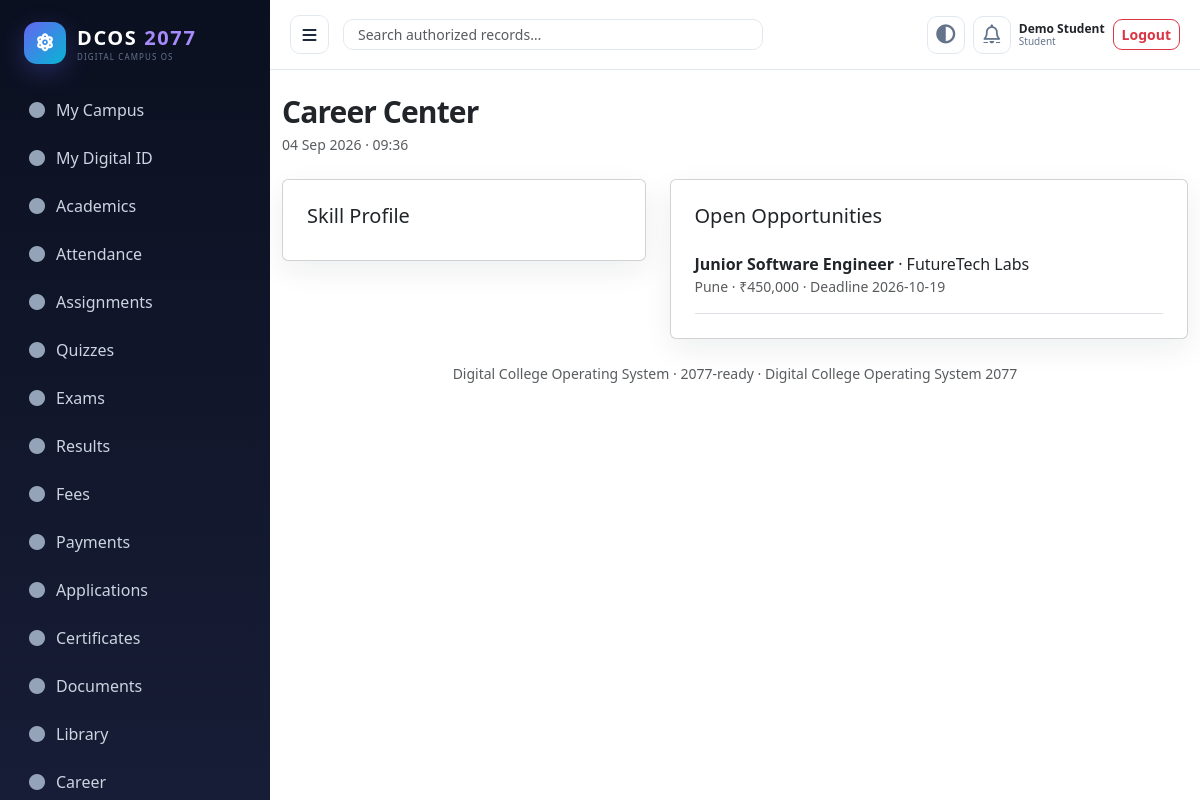
The app's page /student/career.php (signed in) with its own data.
### tables this page shows
CREATE TABLE jobs(id INT AUTO_INCREMENT PRIMARY KEY,company_id INT,title VARCHAR(180),location VARCHAR(120),package_amount DECIMAL(12,2),eligibility TEXT,deadline DATE,status VARCHAR(30) DEFAULT 'Open',FOREIGN KEY(company_id) REFERENCES companies(id));

CREATE TABLE companies(id INT AUTO_INCREMENT PRIMARY KEY,name VARCHAR(180),website VARCHAR(255),industry VARCHAR(120),contact_email VARCHAR(190),status VARCHAR(30) DEFAULT 'Active');

### config/database.php (called while the page is built)
<?php
function db(): PDO {
    static $pdo=null; if ($pdo) return $pdo;
    $host=getenv('CMS_DB_HOST') ?: '127.0.0.1'; $name=getenv('CMS_DB_NAME') ?: 'college_management';
    $user=getenv('CMS_DB_USER') ?: 'root'; $pass=getenv('CMS_DB_PASS') ?: '';
    $dsn="mysql:host={$host};dbname={$name};charset=utf8mb4";
    $pdo=new PDO($dsn,$user,$pass,[PDO::ATTR_ERRMODE=>PDO::ERRMODE_EXCEPTION,PDO::ATTR_DEFAULT_FETCH_MODE=>PDO::FETCH_ASSOC,PDO::ATTR_EMULATE_PREPARES=>false]);
    return $pdo;
}

### helpers/security.php (called while the page is built, shortened)
<?php
function e($v){return htmlspecialchars((string)$v,ENT_QUOTES,'UTF-8');}

### student/career.php (the view)
<?php require_once __DIR__.'/../includes/bootstrap.php';require_role('Student');$jobs=db()->query("SELECT j.*,c.name company FROM jobs j JOIN companies c ON c.id=j.company_id WHERE j.status='Open' ORDER BY j.deadline");$skills=db()->query('SELECT s.name,ss.level,ss.verified FROM student_skills ss JOIN skills s ON s.id=ss.skill_id JOIN students st ON st.id=ss.student_id WHERE st.user_id='.(int)actor_id());page_top('Career Center');?><div class='row g-4'><div class='col-lg-5'><div class='card p-4'><h5>Skill Profile</h5><?php foreach($skills as $s):?><div class='mb-3'><div class='d-flex justify-content-between'><span><?=e($s['name'])?></span><span><?=e($s['level'])?>/10</span></div><div class='progress'><div class='progress-bar' style='width:<?=min(100,(int)$s['level']*10)?>%'></div></div></div><?php endforeach;?></div></div><div class='col-lg-7'><div class='card p-4'><h5>Open Opportunities</h5><?php foreach($jobs as $j):?><div class='border-bottom py-3'><strong><?=e($j['title'])?></strong> · <?=e($j['company'])?><div class='small text-muted'><?=e($j['location'])?> · ₹<?=e(number_format($j['package_amount']))?> · Deadline <?=e($j['deadline'])?></div></div><?php endforeach;?></div></div></div><?php page_bottom(); ?>

### assets/css/app.css (style rules this page uses)
:root { --primary:#4f46e5;--primary2:#6366f1;--secondary:#0ea5e9;--success:#10b981;--warning:#f59e0b;--danger:#ef4444;--info:#06b6d4;--bg:#f8fafc;--panel:#fff;--ink:#1e293b;--muted:#64748b;--line:#e2e8f0;--dark:#0f172a;--sidebar:#0b1020;--sidebar2:#171d36;--radius:14px;--shadow:0 10px 30px rgba(15,23,42,.07);--shadow-lg:0 24px 70px rgba(15,23,42,.15) }
* { box-sizing:border-box }
html { scroll-behavior:smooth }
body { margin:0;background:var(--bg);color:var(--ink);font-family:Inter,ui-sans-serif,system-ui,-apple-system,BlinkMacSystemFont,"Segoe UI",Roboto,Arial,sans-serif;font-size:14px;line-height:1.55 }
.card { border:1px solid var(--line);box-shadow:var(--shadow);border-radius:var(--radius);background:var(--panel) }

### records on screen
jobs: title "Junior Software Engineer", company.name "FutureTech Labs", location "Pune", package_amount "450,000", deadline "2026-10-19"

### other values on screen
$label "My Campus"
$label "My Digital ID"
$label "Academics"
$label "Attendance"
$label "Assignments"
$label "Quizzes"
$label "Exams"
$label "Results"
$label "Fees"
$label "Payments"
$label "Applications"
$label "Certificates"
$label "Documents"
$label "Library"
$label "Career"
